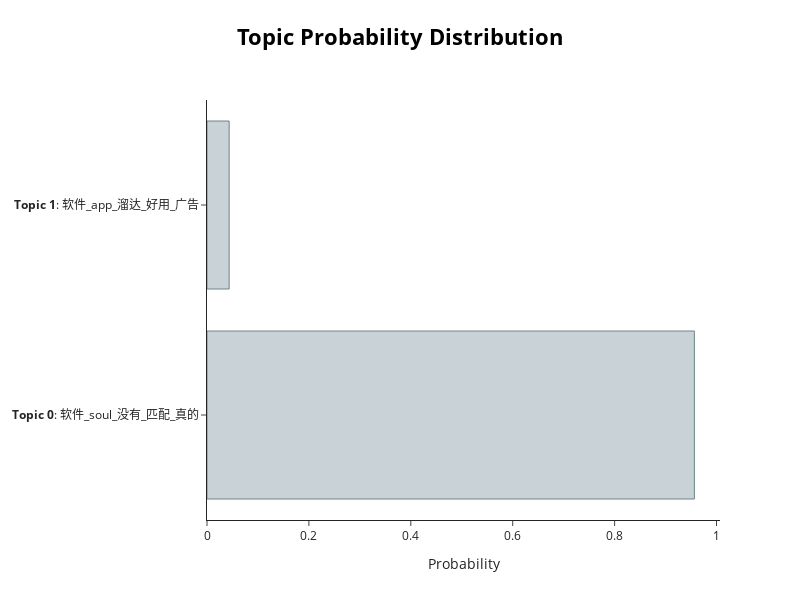

The cell this chart's notebook holds for it:
### Code cell
topic_model.visualize_distribution(probs[0])

### Figure 1 — Plotly figure (JSON) as saved in the notebook; plotly's stock layout.template omitted (floating-point values rounded to 4 significant figures)
{"data": [{"marker": {"color": "#C8D2D7", "line": {"color": "#6E8484", "width": 1}}, "orientation": "h", "type": "bar", "x": [0.9565, 0.0435], "y": ["<b>Topic 0</b>: 软件_soul_没有_匹配_真的", "<b>Topic 1</b>: 软件_app_溜达_好用_广告"]}], "layout": {"height": 600, "hoverlabel": {"bgcolor": "white", "font": {"family": "Rockwell", "size": 16}}, "title": {"font": {"color": "Black", "size": 22}, "text": "<b>Topic Probability Distribution", "x": 0.5, "xanchor": "center", "y": 0.95, "yanchor": "top"}, "width": 800, "xaxis": {"title": {"text": "Probability"}}}}
